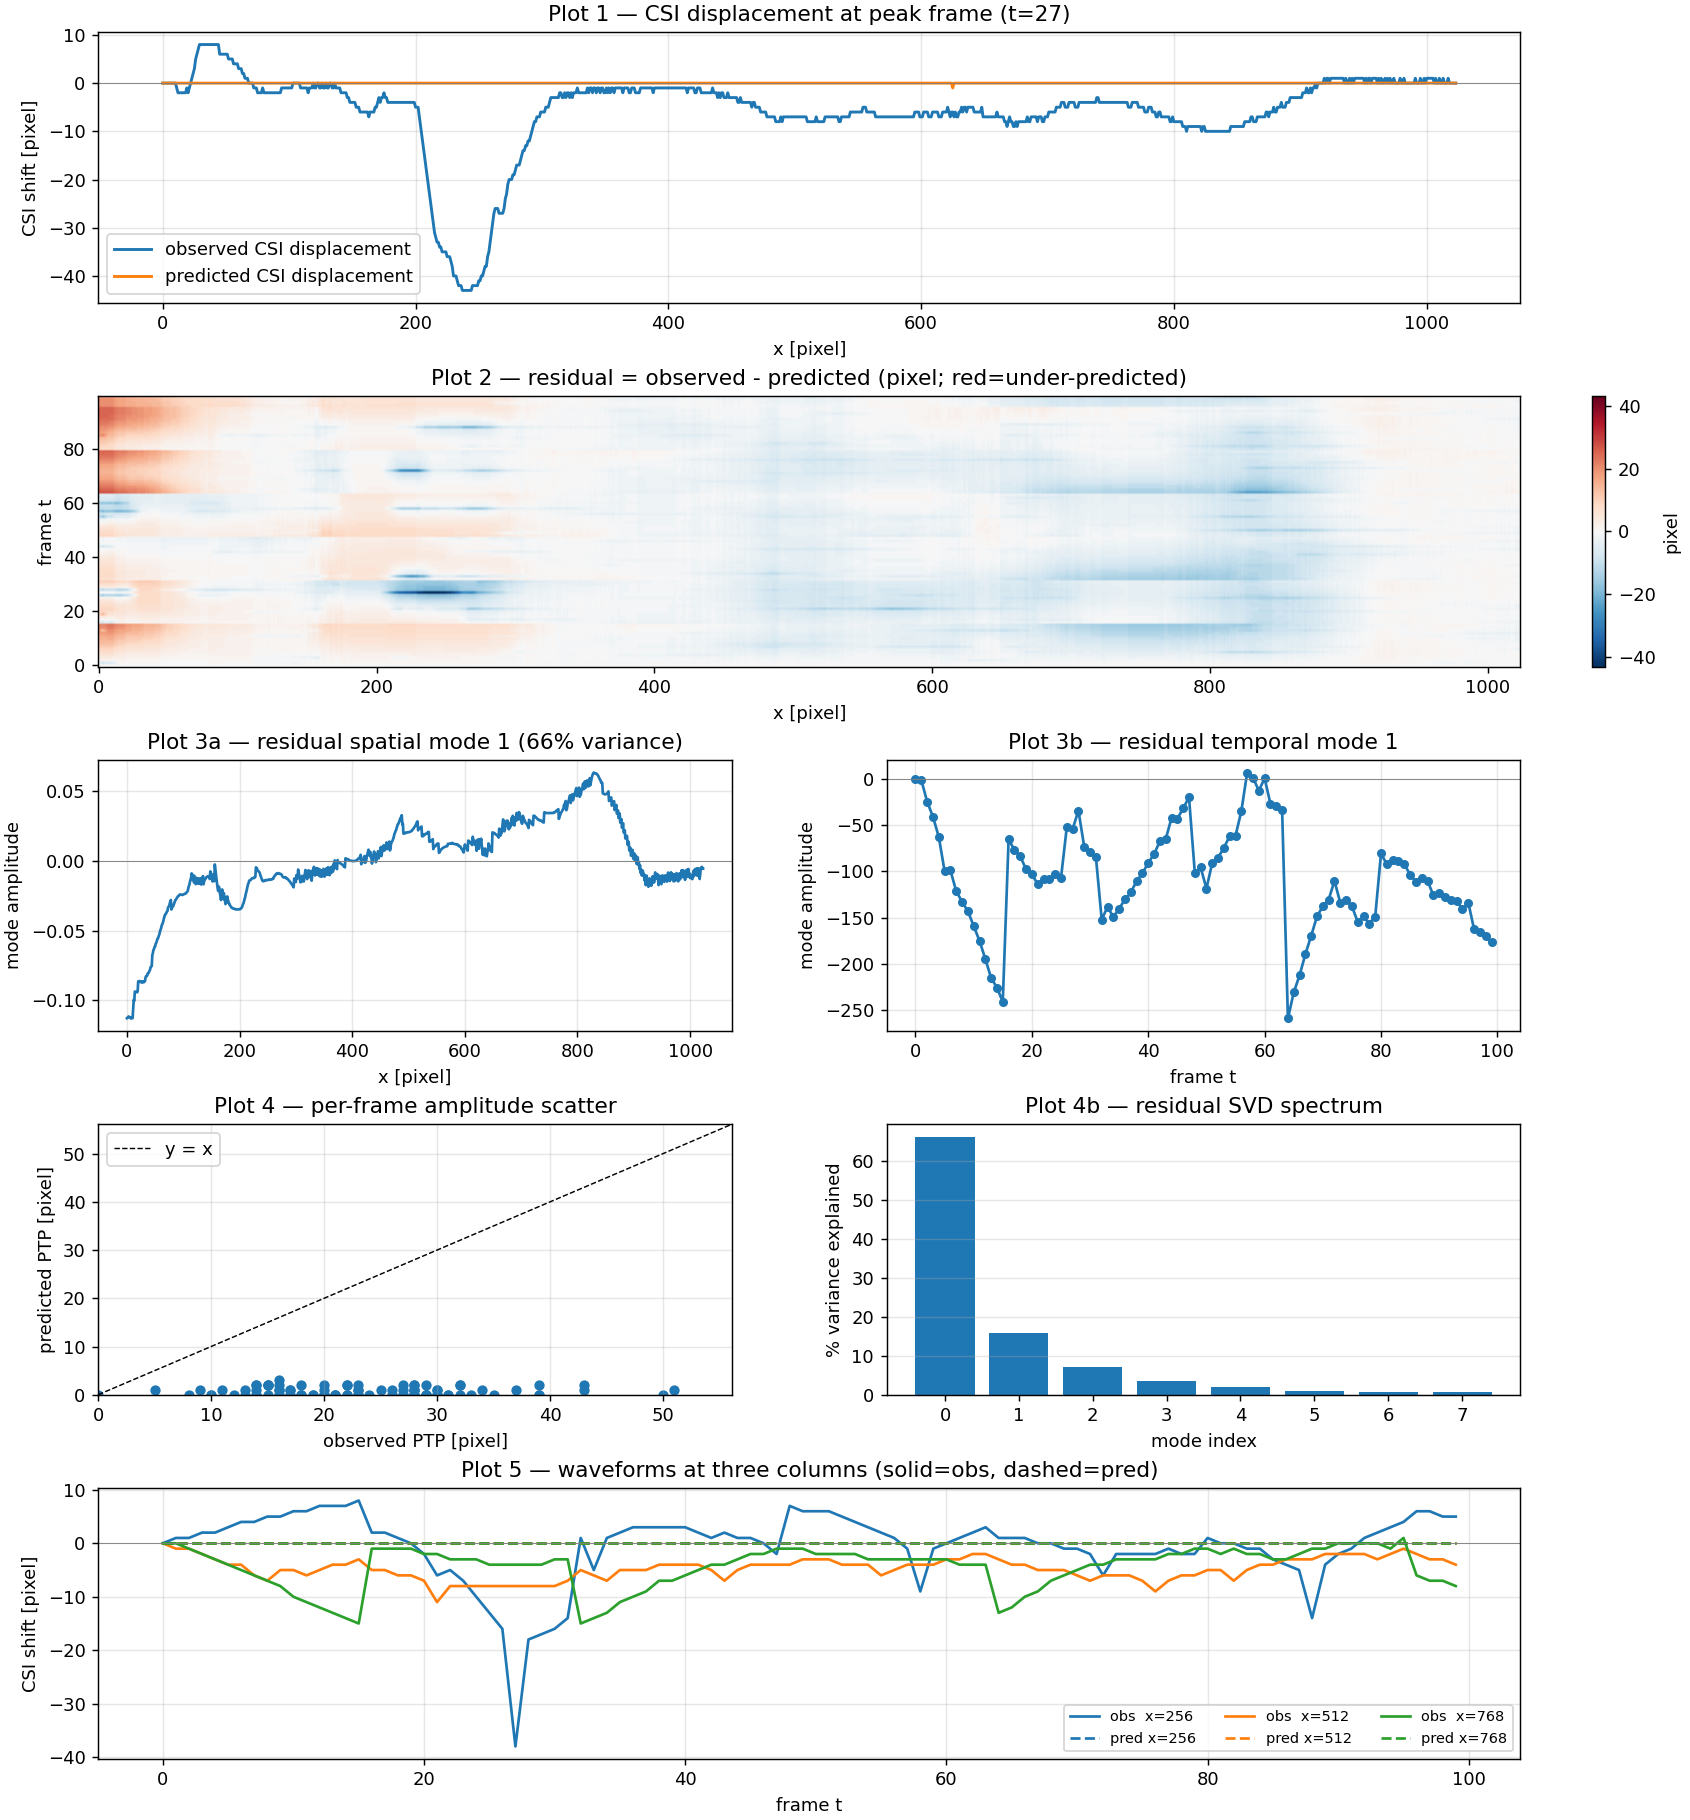

This figure's Python source:


import numpy as np
import matplotlib.pyplot as plt
from matplotlib.colors import TwoSlopeNorm
from choroid_pulse import simulate_choroid_pulsation


# ====================================================================
# CSI extraction
# ====================================================================
def extract_csi(mask, bm_at_top=True):
    """
    Per-column y-coordinate of the CSI (the boundary OPPOSITE to BM).

    Returns
    -------
    csi  : (W,) float, NaN where the column is empty.
    """
    H, W = mask.shape
    out = np.full(W, np.nan)
    has = mask.any(axis=0)
    cols = np.where(has)[0]
    if cols.size == 0:
        return out
    if bm_at_top:
        # CSI is the bottommost True pixel per column.
        rows = H - 1 - np.argmax(mask[::-1][:, cols], axis=0)
    else:
        rows = np.argmax(mask[:, cols], axis=0)
    out[cols] = rows
    return out


def csi_displacement_curve(masks, bm_at_top=True):
    """
    Per-frame CSI displacement (relative to frame 0) at every column.

    Returns
    -------
    disp : (T, W) float, NaN where either rest or current column is empty.
    """
    T = masks.shape[0]
    csi0 = extract_csi(masks[0], bm_at_top=bm_at_top)
    out  = np.full((T, masks.shape[2]), np.nan)
    for t in range(T):
        csi_t = extract_csi(masks[t], bm_at_top=bm_at_top)
        out[t] = csi_t - csi0
    return out


# ====================================================================
# Residual analysis
# ====================================================================
def run_diagnostic(mask_choroid, mask_vessels, mask_choroid_t,
                   E=5.0e3, nu=0.45, mesh_step=2,
                   bm_at_top=True, save_path=None):
    """
    Run the forward model and produce a 5-panel diagnostic figure.

    Parameters
    ----------
    mask_choroid    : (H, W) bool, rest choroid.
    mask_vessels    : (T, H, W) bool, vessels per frame.
    mask_choroid_t  : (T, H, W) bool, observed choroid per frame.
    E, nu           : default elastic parameters for the FIRST PASS.
                      Don't tune these yet; we want to see the unfit error.
    mesh_step       : pixels between FEM nodes.
    bm_at_top       : convention for which choroid edge is fixed.
    save_path       : where to save the figure.

    Returns
    -------
    info : dict with predicted masks, CSI curves, residuals, and the SVD
           of the residual matrix. Use this for follow-up analysis.
    """
    T, H, W = mask_vessels.shape
    assert mask_choroid_t.shape == (T, H, W), \
        "Observed and vessel masks must have the same TxHxW shape."

    # 1. Forward simulation with default parameters.
    print("Running forward simulation...")
    masks_pred = simulate_choroid_pulsation(
        mask_choroid, mask_vessels,
        E=E, nu=nu, mesh_step=mesh_step,
        bm_at_top=bm_at_top, verbose=True)

    # 2. CSI displacement curves.
    disp_pred = csi_displacement_curve(masks_pred, bm_at_top=bm_at_top)
    disp_obs  = csi_displacement_curve(mask_choroid_t, bm_at_top=bm_at_top)

    # 3. Residual (observed minus predicted). Mask NaN columns.
    residual = disp_obs - disp_pred
    valid_cols = np.isfinite(residual).all(axis=0)
    residual_clean = residual[:, valid_cols]
    xs_valid = np.where(valid_cols)[0]

    # 4. SVD of the residual matrix (T x W_valid).
    # Each rank-1 term  s_k * u_k(t) * v_k(x)  is a separable temporal x
    # spatial pattern. We center per-frame mean to remove rigid offset.
    R = residual_clean - np.nanmean(residual_clean, axis=1, keepdims=True)
    R[~np.isfinite(R)] = 0.0
    U, S, Vt = np.linalg.svd(R, full_matrices=False)
    var_explained = S ** 2 / max((S ** 2).sum(), 1e-12)

    # 5. Per-frame peak-to-peak amplitudes (scatter plot).
    ptp_obs  = np.nanmax(disp_obs,  axis=1) - np.nanmin(disp_obs,  axis=1)
    ptp_pred = np.nanmax(disp_pred, axis=1) - np.nanmin(disp_pred, axis=1)

    # 6. Pick the most-deformed frame (largest observed PTP) for plot 1.
    t_peak = int(np.nanargmax(ptp_obs))

    # ---------------- Plot ----------------
    fig = plt.figure(figsize=(13, 14), constrained_layout=True)
    gs  = fig.add_gridspec(5, 2)

    # Plot 1: CSI overlays at peak frame
    ax = fig.add_subplot(gs[0, :])
    ax.plot(disp_obs[t_peak],  label='observed CSI displacement', lw=1.6)
    ax.plot(disp_pred[t_peak], label='predicted CSI displacement', lw=1.6)
    ax.axhline(0, color='gray', lw=0.5)
    ax.set_xlabel('x [pixel]'); ax.set_ylabel('CSI shift [pixel]')
    ax.set_title(f'Plot 1 — CSI displacement at peak frame (t={t_peak})')
    ax.legend(); ax.grid(alpha=0.3)

    # Plot 2: residual heatmap
    ax = fig.add_subplot(gs[1, :])
    vmax = max(abs(np.nanmin(residual)), abs(np.nanmax(residual)), 1e-6)
    im = ax.imshow(residual, aspect='auto', origin='lower',
                   cmap='RdBu_r',
                   norm=TwoSlopeNorm(vcenter=0, vmin=-vmax, vmax=vmax))
    ax.set_xlabel('x [pixel]'); ax.set_ylabel('frame t')
    ax.set_title('Plot 2 — residual = observed - predicted '
                 '(pixel; red=under-predicted)')
    fig.colorbar(im, ax=ax, label='pixel')

    # Plot 3a: leading spatial mode
    ax = fig.add_subplot(gs[2, 0])
    ax.plot(xs_valid, Vt[0])
    ax.axhline(0, color='gray', lw=0.5)
    ax.set_title(f'Plot 3a — residual spatial mode 1 '
                 f'({var_explained[0]*100:.0f}% variance)')
    ax.set_xlabel('x [pixel]'); ax.set_ylabel('mode amplitude')
    ax.grid(alpha=0.3)

    # Plot 3b: leading temporal mode
    ax = fig.add_subplot(gs[2, 1])
    ax.plot(np.arange(T), U[:, 0] * S[0], '-o', ms=4)
    ax.axhline(0, color='gray', lw=0.5)
    ax.set_title('Plot 3b — residual temporal mode 1')
    ax.set_xlabel('frame t'); ax.set_ylabel('mode amplitude')
    ax.grid(alpha=0.3)

    # Plot 4: amplitude scatter
    ax = fig.add_subplot(gs[3, 0])
    ax.scatter(ptp_obs, ptp_pred, s=22)
    lo = 0
    hi = max(np.nanmax(ptp_obs), np.nanmax(ptp_pred), 1e-6) * 1.1
    ax.plot([lo, hi], [lo, hi], 'k--', lw=0.8, label='y = x')
    ax.set_xlim(lo, hi); ax.set_ylim(lo, hi)
    ax.set_xlabel('observed PTP [pixel]'); ax.set_ylabel('predicted PTP [pixel]')
    ax.set_title('Plot 4 — per-frame amplitude scatter')
    ax.legend(); ax.grid(alpha=0.3)

    # Plot 4b: singular value spectrum
    ax = fig.add_subplot(gs[3, 1])
    k = min(8, len(S))
    ax.bar(np.arange(k), var_explained[:k] * 100)
    ax.set_xlabel('mode index')
    ax.set_ylabel('% variance explained')
    ax.set_title('Plot 4b — residual SVD spectrum')
    ax.grid(alpha=0.3, axis='y')

    # Plot 5: waveforms at three columns
    ax = fig.add_subplot(gs[4, :])
    cols_pick = np.linspace(W * 0.25, W * 0.75, 3).astype(int)
    cmap = plt.get_cmap('tab10')
    for i, c in enumerate(cols_pick):
        ax.plot(disp_obs[:, c],  '-',  color=cmap(i), label=f'obs  x={c}')
        ax.plot(disp_pred[:, c], '--', color=cmap(i), label=f'pred x={c}')
    ax.axhline(0, color='gray', lw=0.5)
    ax.set_xlabel('frame t'); ax.set_ylabel('CSI shift [pixel]')
    ax.set_title('Plot 5 — waveforms at three columns (solid=obs, dashed=pred)')
    ax.legend(ncol=3, fontsize=8); ax.grid(alpha=0.3)

    if save_path:
        fig.savefig(save_path, dpi=130)
    plt.show()

    return dict(
        masks_pred=masks_pred,
        disp_pred=disp_pred,
        disp_obs=disp_obs,
        residual=residual,
        svd=(U, S, Vt),
        ptp_obs=ptp_obs,
        ptp_pred=ptp_pred,
    )


# ====================================================================
# Synthetic demo
# ====================================================================
def _demo():
    """
    Quick synthetic test: generate vessels + 'observed' choroid that
    follows a SLIGHTLY DIFFERENT physics than our model (e.g., a higher
    effective stiffness contrast). Run the diagnostic.
    """
    from choroid_pulse_image import _make_synthetic
    mask_choroid, mask_vessels = _make_synthetic()

    # Pretend observation: simulate with a different nu so there IS
    # a residual to look at. In real life this comes from segmentation.
    print("Generating synthetic 'observed' masks with nu=0.30 ...")
    mask_choroid_t = simulate_choroid_pulsation(
        mask_choroid, mask_vessels, E=5.0e3, nu=0.30, mesh_step=2,
        verbose=False)

    info = run_diagnostic(
        mask_choroid, mask_vessels, mask_choroid_t,
        E=5.0e3, nu=0.45, mesh_step=2,
        save_path='/home/claude/diagnostic_output.png')

    print("\nSummary statistics")
    print("-" * 50)
    print(f"Residual RMS over all frames:     "
          f"{np.sqrt(np.nanmean(info['residual']**2)):.3f} pixel")
    print(f"Residual mode 1 explains:         "
          f"{(info['svd'][1][0]**2/(info['svd'][1]**2).sum())*100:.1f}% var")
    print(f"Mean predicted/observed PTP ratio: "
          f"{np.nanmean(info['ptp_pred']/np.maximum(info['ptp_obs'],1e-6)):.2f}")


if __name__ == "__main__":
    _demo()
